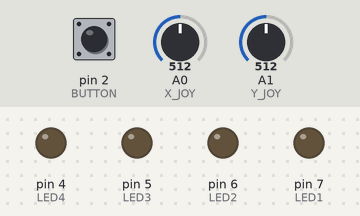
A sketch run on a simulated Arduino Uno, built with avr-gcc and run on an emulated ATmega328P. On the bench: output pins drawn as LEDs (lit = HIGH). Inputs (shaded band) come from the test bench; at power-on: A0 (X_JOY) = 512, A1 (Y_JOY) = 512, pin 2 (BUTTON) HIGH.

Above: at 1.2 s.
1.3 s: A0 (X_JOY) set to 686
2.8 s: A0 (X_JOY) set to 713
At 3.7 s:
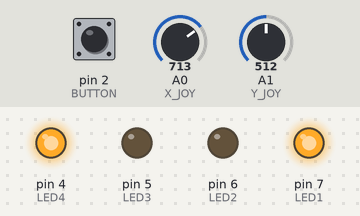
4.3 s: A1 (Y_JOY) set to 716
At 4.6 s:
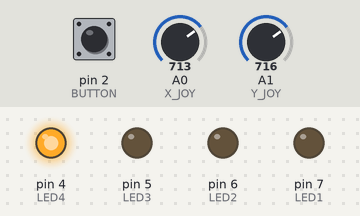
5.8 s: A1 (Y_JOY) set to 838
7.3 s: A1 (Y_JOY) set to 863
At 8.2 s:
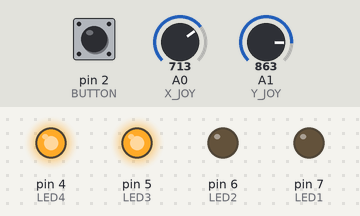
8.8 s: A0 (X_JOY) set to 1023
At 9.3 s:
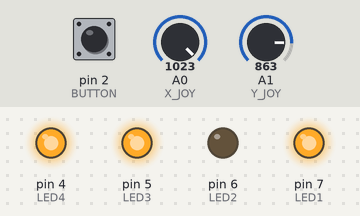
Timing chart, 0 to 11.3 s (numbered marks = the images above; inputs shaded):
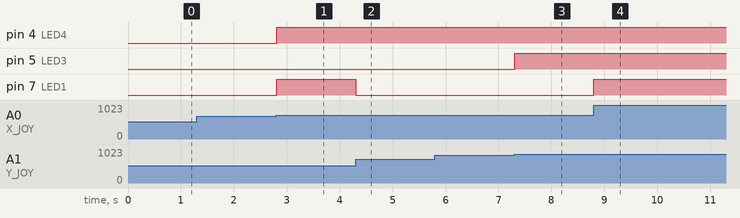

The sketch:

LED_Controller.ino
```cpp
#include "math.h"

// Define ports to use for program
#define X_JOY A0
#define Y_JOY A1
#define BUTTON 2
#define LED1 7
#define LED2 6
#define LED3 5
#define LED4 4

// Variable Inicialization
int magnitude = 0, x_input = 0, y_input = 0;
double angle = 0;
double led_positions[4] = {M_PI/4, M_PI*3/4, -M_PI*3/4, -M_PI/4};
double margin_error = M_PI/2;

// Function prototypes
bool isClose(double value, double desired_value, double range);

void setup() {
    // Serial.begin(9600);      // Begin serial monitor

    // Define inputs
    pinMode(X_JOY, INPUT);      // Define the joystick's x axis as input
    pinMode(Y_JOY, INPUT);      // Define the joystick's y axis as input
    pinMode(BUTTON, INPUT_PULLUP);      // Define joystick's button as input with pullup resistor

    // Define the four LED ports as outputs
    pinMode(LED1, OUTPUT);
    pinMode(LED2, OUTPUT);
    pinMode(LED3, OUTPUT);
    pinMode(LED4, OUTPUT);
}

void loop() {

    // Store manipulated joystick inputs in variables
    x_input = analogRead(X_JOY) - 500;
    y_input = 512 - analogRead(Y_JOY);

    // Interpret the joystick's values as a vector's components

    // Calculate the vector's magnitude
    magnitude = pow((pow(x_input,2) + pow(y_input,2)),0.5);
    // Calculate the vector's orientation with a smart inverse tangent
    angle = atan2(y_input,x_input);

    // Print variable's values for debugging purposes
    //* Serial.print("X = "); Serial.print(x_input);
    Serial.print("\t| Y = "); Serial.print(y_input);
    Serial.print("\t| Magnitude = "); Serial.print(magnitude);
    Serial.print("\t| Angle = "); Serial.println(angle/M_PI);//*/

    // Use 100 as a minimum threshold so noise doesn't activate the LEDs
    if(magnitude > 100){

        // Calculate a common margin error so various LED's light up with different magnitudes
        margin_error = (M_PI/4)*(magnitude/200);

        // Compare the current joystick direction with the position of each LED to determine if to turn it on or not
        // Also take into account the previously calculated margin error
        if(isClose(angle, led_positions[0], margin_error))
            digitalWrite(LED1, HIGH);
        else
            digitalWrite(LED1, LOW);

        // Repeat the same comparison as before
        // However, if we ignore that the readings go from positive to negative, and then jump back to positive, there
        // Won't be a smooth transition between LEDs. For this reason, also take into account the equivalent of the
        // LED's position -2pi radians from its current position
        if(isClose(angle, led_positions[1], margin_error) || isClose(angle, led_positions[1] - 2*M_PI, margin_error))
            digitalWrite(LED2, HIGH);
        else
            digitalWrite(LED2, LOW);

        // Repeat the previous comparison, but instead of -2pi, +2pi
        if(isClose(angle, led_positions[2], margin_error) || isClose(angle, led_positions[2]+ 2*M_PI, margin_error))
            digitalWrite(LED3, HIGH);
        else
            digitalWrite(LED3, LOW);

        // Repeat the previous comparison
        if(isClose(angle, led_positions[3], margin_error) || isClose(angle, led_positions[3] - 2*M_PI, margin_error))
            digitalWrite(LED4, HIGH);
        else
            digitalWrite(LED4, LOW);

    }
    else if(!digitalRead(BUTTON)){
        // If the joystick's button is pressed, turn on all LEDs
        digitalWrite(LED1, HIGH);
        digitalWrite(LED2, HIGH);
        digitalWrite(LED3, HIGH);
        digitalWrite(LED4, HIGH);
    }
    else{
        // Turn of all LEDs if nothing is happening
        digitalWrite(LED1, LOW);
        digitalWrite(LED2, LOW);
        digitalWrite(LED3, LOW);
        digitalWrite(LED4, LOW);
    }

    // Wait 20 milliseconds to leave the processor some time to rest
    delay(20);
}


bool isClose(double value, double desired_value, double range){
    // Function to check if the current input is close to another value within some established range
    return(bool(desired_value-range <= value && value <=desired_value+range));
}
```

Measured:
- the behaviour switches between 699 and 700 on A0 (X_JOY) (found by bisection; images 0 and 1)
- the behaviour switches between 850 and 851 on A1 (Y_JOY) (found by bisection; images 2 and 3)
- after the input at 1.3 s, every drawn part: stays the same
- after the input at 2.8 s, pin 4 (LED4), pin 7 (LED1): LOW → HIGH at once
- after the input at 4.3 s, pin 7 (LED1): HIGH → LOW at once
- after the input at 5.8 s, every drawn part: stays the same
- after the input at 7.3 s, pin 5 (LED3): LOW → HIGH at once
- after the input at 8.8 s, pin 7 (LED1): LOW → HIGH at once
